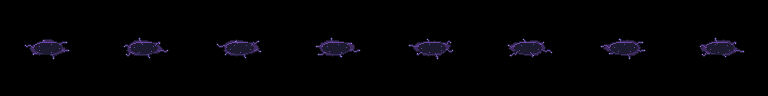
#> input picture assets/fx/bind_floor.png, 768 x 96 px
$ python -i shadow_concepts.py   (imports and definitions only)
#> lines starting #> are read from the running program, lines starting #| are printed output that depends on the picture
### tools/sprites/palette.py
"""Shared 37-colour palette for all generated sprites (RGB), plus shade/highlight ramps."""

OUTLINE = (27, 26, 46)
SHADOW = (58, 58, 92)
STEEL_D = (93, 107, 138)
STEEL = (154, 167, 194)
WHITE = (242, 240, 230)
SKIN_D = (184, 117, 79)
SKIN = (240, 193, 154)
RED = (217, 71, 75)
ORANGE = (240, 138, 62)
YELLOW = (245, 210, 86)
MAROON = (122, 46, 56)
TEAL = (47, 158, 147)
TEAL_L = (126, 224, 207)
BLUE = (60, 111, 209)
NAVY = (43, 58, 107)
BROWN = (110, 70, 48)
PINK = (226, 110, 160)  # cherry blossom (Sakura)
PINK_L = (250, 196, 214)
VIOLET_D = (62, 42, 96)  # shadow magic (Shadow): hood, cloak, puddles
VIOLET = (104, 70, 158)
VIOLET_L = (168, 128, 224)
GREEN = (98, 152, 64)  # moss / leaves (Eden)
GREEN_L = (172, 210, 104)
GREEN_D = (54, 98, 62)
OLIVE_D = (74, 84, 40)  # earthy wanderer ramps (Eden's redesign): olive dress, cream linen, chestnut hair, walnut mask, ochre trim
OLIVE = (112, 124, 56)
OLIVE_L = (156, 164, 84)
CREAM_D = (206, 188, 150)
CREAM = (240, 228, 196)
CHESTNUT_D = (92, 48, 32)
CHESTNUT = (142, 76, 42)
CHESTNUT_L = (196, 124, 66)
WALNUT_D = (46, 30, 30)
WALNUT = (80, 52, 44)
WALNUT_L = (178, 130, 92)
OCHRE_D = (156, 104, 44)
OCHRE = (212, 156, 56)

PALETTE = [OUTLINE, SHADOW, STEEL_D, STEEL, WHITE, SKIN_D, SKIN, RED,
           ORANGE, YELLOW, MAROON, TEAL, TEAL_L, BLUE, NAVY, BROWN, PINK, PINK_L, VIOLET_D, VIOLET, VIOLET_L,
           GREEN, GREEN_L, GREEN_D, OLIVE_D, OLIVE, OLIVE_L, CREAM_D, CREAM, CHESTNUT_D, CHESTNUT, CHESTNUT_L,
           WALNUT_D, WALNUT, WALNUT_L, OCHRE_D, OCHRE]
assert len(set(PALETTE)) == 37

# Shade (bottom/right edges of a part) and highlight (top/left edges; also the 2nd hit-flash frame).
DARKER = {
    OUTLINE: OUTLINE, SHADOW: OUTLINE, STEEL_D: SHADOW, STEEL: STEEL_D, WHITE: STEEL,
    SKIN_D: BROWN, SKIN: SKIN_D, RED: MAROON, ORANGE: RED, YELLOW: ORANGE, MAROON: SHADOW,
    TEAL: NAVY, TEAL_L: TEAL, BLUE: NAVY, NAVY: SHADOW, BROWN: MAROON, PINK: MAROON, PINK_L: PINK,
    VIOLET_D: OUTLINE, VIOLET: VIOLET_D, VIOLET_L: VIOLET,
    GREEN: GREEN_D, GREEN_L: GREEN, GREEN_D: SHADOW,
    OLIVE_L: OLIVE, OLIVE: OLIVE_D, OLIVE_D: SHADOW, CREAM: CREAM_D, CREAM_D: SKIN_D, CHESTNUT_L: CHESTNUT,
    CHESTNUT: CHESTNUT_D, CHESTNUT_D: OUTLINE, WALNUT_L: WALNUT, WALNUT: WALNUT_D, WALNUT_D: OUTLINE,
    OCHRE: OCHRE_D, OCHRE_D: BROWN,
}
LIGHTER = {
    OUTLINE: SHADOW, SHADOW: STEEL_D, STEEL_D: STEEL, STEEL: WHITE, WHITE: WHITE,
    SKIN_D: SKIN, SKIN: WHITE, RED: ORANGE, ORANGE: YELLOW, YELLOW: WHITE, MAROON: RED,
    TEAL: TEAL_L, TEAL_L: WHITE, BLUE: STEEL, NAVY: BLUE, BROWN: SKIN_D, PINK: PINK_L, PINK_L: WHITE,
    VIOLET_D: VIOLET, VIOLET: VIOLET_L, VIOLET_L: PINK_L,
    GREEN: GREEN_L, GREEN_L: YELLOW, GREEN_D: GREEN,
    OLIVE_D: OLIVE, OLIVE: OLIVE_L, OLIVE_L: GREEN_L, CREAM_D: CREAM, CREAM: WHITE, CHESTNUT_D: CHESTNUT,
    CHESTNUT: CHESTNUT_L, CHESTNUT_L: SKIN_D, WALNUT_D: WALNUT, WALNUT: WALNUT_L, WALNUT_L: SKIN_D,
    OCHRE_D: OCHRE, OCHRE: YELLOW,
}
for ramp in (DARKER, LIGHTER):
    assert set(ramp) == set(PALETTE) and set(ramp.values()) <= set(PALETTE)

### tools/sprites/shadow_concepts.py
"""Shadow redesign concepts (gangster street look, all-black hoodie). Single idle frame per variant, nothing is written
into assets/: previews go to /private/tmp/claude-501/redesign-previews/.
Run: tools/sprites/.venv/bin/python tools/sprites/shadow_concepts.py
Only palette colours are used: OUTLINE is the "black" (its auto rim is SHADOW), SHADOW the dark grey, one accent per variant."""
import math
import sys
from pathlib import Path

sys.path.insert(0, str(Path(__file__).resolve().parent))

from PIL import Image, ImageDraw  # noqa: E402

import generate as g  # noqa: E402
from generate import BODY, FACE, FACE_R, L, P, R, RR, E, Canvas, arm, legs  # noqa: E402
from palette import (OUTLINE, SHADOW, STEEL, STEEL_D, WHITE, YELLOW, RED, TEAL_L, TEAL, ORANGE, SKIN, SKIN_D, MAROON,
                     VIOLET, VIOLET_D, VIOLET_L, PINK_L)  # noqa: E402

OUT_DIR = Path("/private/tmp/claude-501/redesign-previews")
ROOT = Path(__file__).resolve().parents[2]
BLACK = OUTLINE


# [250 lines left out: functions baggy_legs, eyes_glow, hood, hoodie_body, chain, sly_eyes and 10 more, not called in this run]


VARIANTS = (("D", variant_d, "hood up over a cap, gold hoop + chain, tooth-glint smirk"),
            ("E", variant_e, "hood down, messy hair, red bandana, tongue out"),
            ("F", variant_f, "beanie + plaster, silver chain, flicking a shuriken"))


# --- G: E with a real hoodie (hood up over the messy hair), violet eyes --------------------------------------------------------
# [55 lines left out: functions violet_eyes, variant_g, not called in this run]


def variant_g2():
    return variant_g(mask=True)


# --- H: G with a loose, baggy hoodie and a hood that is its own grey shape ----------------------------------------------------
# [92 lines left out: functions baggy_hoodie, variant_h, not called in this run]


def variant_h2():
    return variant_h(mask=True)


# [89 lines left out: functions gh, small_smirk, variant_i, gi, not called in this run]


EXTRA = (("G", variant_g, "E with a real hoodie: hood up over messy hair, violet eyes, tongue out"),
         ("G2", variant_g2, "G with the bandana pulled up over his mouth"),
         ("H", variant_h, "baggy hoodie, grey hood with a lit rim, violet eyes, tongue out"),
         ("H2", variant_h2, "H with the bandana pulled up over his mouth"),
         ("I", variant_i, "G with a gold chain instead of the bandana, smaller smirk, smooth hood"))


# [55 lines left out: functions sheet_for, extras, rim, idle_frame, not called in this run]


def sheet_frame(name: str, i: int = 0) -> Image.Image:
    img = Image.open(ROOT / "assets" / "sprites" / f"{name}.png").convert("RGBA")
    return img.crop((i * g.CELL, 0, (i + 1) * g.CELL, g.CELL))


# [8 lines left out: function floor_crop, not called in this run]


def nn(img: Image.Image, k: int) -> Image.Image:
    return img.resize((img.width * k, img.height * k), Image.NEAREST)


def ingame(shadow_img: Image.Image) -> Image.Image:
    """The three fighters on arena floor at the game's pixel scale (sprite 1.5 x camera 1.4 = 2.1, shown at 2x)."""
    n = 3
    cw = g.CELL
    floor = floor_crop(cw * n, cw)
    for k, im in enumerate((sheet_frame("flicker"), shadow_img, sheet_frame("bolt"))):
        floor.alpha_composite(im, (k * cw, 0))
    return nn(floor, 2)


# [45 lines left out: functions labelled, main, not called in this run]


# [2 lines not run here, left out]


# [21 lines left out: function final_sheet, not called in this run]


# [2 lines not run here, left out]


def fx_frame(name: str, i: int) -> Image.Image:
    img = Image.open(ROOT / "assets" / "fx" / f"{name}.png").convert("RGBA")
    return img.crop((i * g.CELL, 0, (i + 1) * g.CELL, g.CELL))


# [26 lines left out: function final_ingame, not called in this run]


# [2 lines not run here, left out]


# [27 lines left out: function smirks, not called in this run]


# [2 lines not run here, left out]

>>> import cv2
>>> picture = cv2.imread('../../assets/fx/bind_floor.png', cv2.IMREAD_GRAYSCALE)
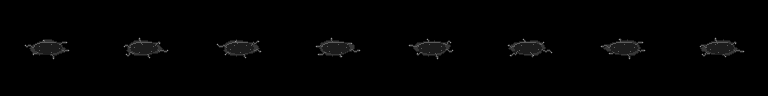
#> picture: shape (96, 768); min 0, max 150, mean 2.3
#> (the run stopped early here; a loop or call above may not have finished)

$ run again, on assets/fx/blaze_run_die.png
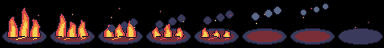
#> input picture assets/fx/blaze_run_die.png, 384 x 48 px
#> `picture = cv2.imread('../../assets/fx/bind_floor.png', cv2.IMREAD_GRAY..`:
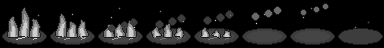
#> picture: shape (48, 384); min 0, max 206, mean 26.6
